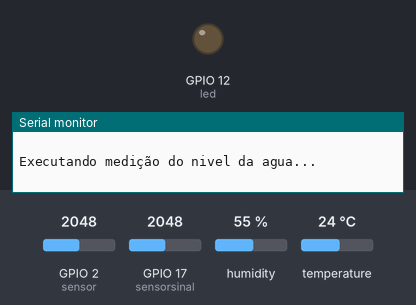
The sketch below on a simulated ESP32. On the bench: output pins drawn as LEDs (lit = HIGH), the last lines printed to the serial monitor. Inputs (shaded band) come from the test bench; at power-on: GPIO 2 (sensor) = 2048, GPIO 17 (sensorsinal) = 2048, humidity 55 %, temperature 24 °C.

Above: at 0.1 s.
At 10.1 s:
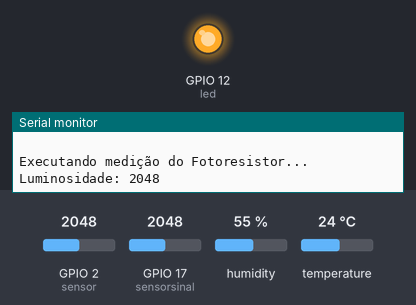
Timing chart, 0 to 11.6 s (numbered marks = the images above):
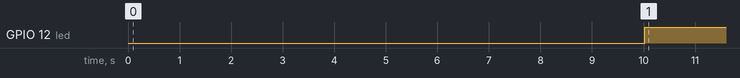

The sketch:

3_sensores_esp.ino
```cpp
// CODIGO PARA HELTEC ESP 32

//biblioteca
#include <DHT.h>

//definições
#define DHTPIN 15  // pino analogico do dht11
#define DHTTYPE DHT11 // DHT 11
#define led 12 // pino digital da led
#define sensor 2 // pino analogico do fotoresistor
#define sensorsinal 17 // pino analogico do sensor de agua

//valores:
int val = 0;  // valor incia em 0
int limiteDisparo = 5000;  // valores abaixo de 700 led vai liagr
int sensorValue = 0; // Armazena o valor de leitura analógica

DHT dht(DHTPIN, DHTTYPE);  // definições do dht11

void setup(){
  Serial.begin(9600);  // iniciando serial
  dht.begin();   // iniciando sensor dht

  // modo dos pinos do circuito fotoresistor:
  pinMode(led, OUTPUT);// Define o LED como uma saída
  pinMode(sensor, INPUT);// Define o fotoresistor como uma entrada

}
// codigo principal
void loop(){

  // SENSOR DE AGUA:
  val = analogRead(sensorsinal);  // define q a leitura vai ser do pino analogico sensorsinal

  // printa o nível da água no monitor serial
  Serial.println("       ");  // dando espaço p fciar mais bonito no monitor erial
  Serial.println("Executando medição do nivel da agua... ");
  delay(2000);  // espera dois segundos e executa:
  Serial.print("Nível de água: ");
  Serial.println(val);   // chama o val para mostrar o valor do sensor
  delay(2000); // espera dois segundos e executa sensor de temperatura


  // SENSOR DE TEMPERATURA:
  Serial.println("       "); // dando espaço p fciar mais bonito no monitor erial
  Serial.println("Executando medição da temeratura e umidade... ");
  delay(2000); // espera dois segundos e executa:

  float h = dht.readHumidity();  // definindo h como variavel para leitura da umidade pelo dht
  float t = dht.readTemperature(); // definindo t como variavel para leitura da temperatura pelo dht
  // testa se retorno é valido, caso contrário algo está errado.
  if (isnan(t) || isnan(h))
  {
    Serial.println("Nao foi possivel ler o sensor DHT11");
    delay(2000); // espera dois segundos e executa:
  }
  else
  {
    //mostrado no monitor serial resultado da medição:
    Serial.print("Umidade: ");
    Serial.print(h); // imprimindo variavel da uidade
    Serial.print("% ");
    Serial.print("Temperatura: ");
    Serial.print(t);  // imprimindo variave da temperatura
    Serial.println("ºC");
} delay(2000); // espera dois segundos e executa o fotoresistor


  // SENSOR FOTORESISTOR
  Serial.println("       "); // dando espaço p fciar mais bonito no monitor erial
  Serial.println("Executando medição do Fotoresistor... ");

  delay(2000);  // espera dois segundos e executa:
  sensorValue = analogRead(sensor);// Lê o valor atual do fotoresistor

  // Se o valor estiver abaixo de um determinado "limite de disparo",
  //então o LED liga, caso contrário o LED permanece desligado
  if (sensorValue < limiteDisparo) {  // se o valor do sensor for menor q o limite a led iga
      digitalWrite(led, HIGH);
  }
  else { // se nao for led aaga
      digitalWrite(led,LOW);
  }
  // mostrabdo no monitor serial:
  Serial.print ("Luminosidade: ");
  Serial.println(sensorValue);
delay(5000); // espera 5 segundos e executa dnv
}
```

Measured:
- by itself, GPIO 12 (led): LOW → HIGH at 10.0 s
